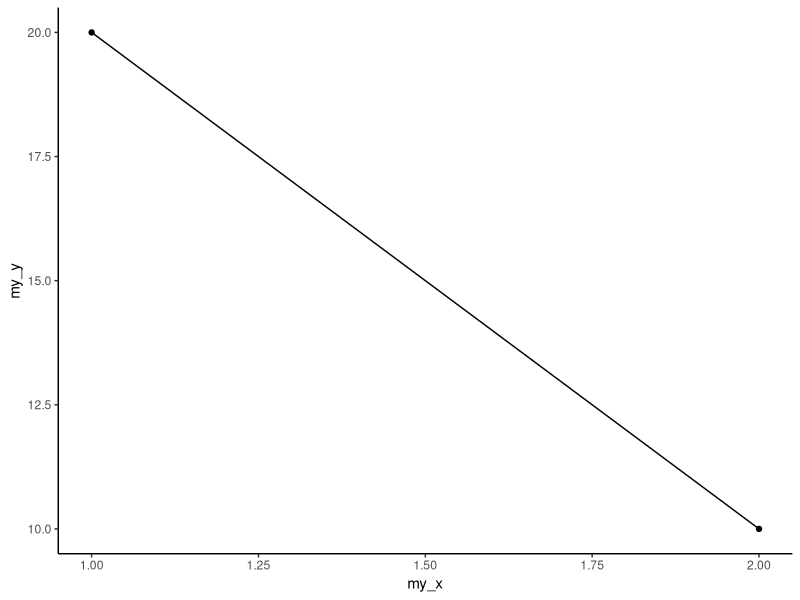

Source code (R): (Note: this script raises an error after producing the figure.)

#*************************************************************************
#*************************************************************************
#                  ** GGPLOT SESSION 1 (28 AUGUST 2019) **            ####
#*************************************************************************
#*************************************************************************


# If you are not working in a version control R Studio Project,
#  You will need to use setwd() to specify your working directory
#   Note: you will need to use forward slashes instead of backslashes (Wibdows default),
#   and remove the "#" at teh beginning of the line
#setwd("C:\Users\OneDrive - scion\Documents\1 - Workspace\R_sessions\R_session_ggplot1")


if(!require(ggplot2)){install.packages("ggplot2")}
if(!require(reshape2)){install.packages("reshape2")}
if(!require(dplyr)){install.packages("dplyr")} # part of tidyverse
if(!require(magrittr)){install.packages("magrittr")} # part of tidyverse
if(!require(gridExtra)){install.packages("gridExtra")}
if(!require(grid)){install.packages("grid")}

library(ggplot2)
library(reshape2)
library(dplyr) # part of tidyverse
library(magrittr) # part of tidyverse
library(gridExtra)
library(grid)


# Set a desired ggplot theme:
theme_set(theme_classic())




## Function to extract legend
g_legend<-function(a.gplot){
  tmp <- ggplot_gtable(ggplot_build(a.gplot))
  leg <- which(sapply(tmp$grobs, function(x) x$name) == "guide-box")
  legend <- tmp$grobs[[leg]]
  return(legend)}





#$$$$$$$ R Studio tips: #$$$$$$$$$$

# To navigate headers in this script, clip at the two little up/down arrows in
#   the bottom-left corner of this text editor window
# A heading gets generated when there's 4 or more "#" at the end of the line.
# If there's no text, the heading is blank. So to simply separate out sections,
#   I generally use one "#" and some other symbol to avoid getting a blank heading
# To search and/or replace something, use Ctrl+F to bring up the search bar at the top


#$$$$$$$ Writing tips: #$$$$$$$$$$

# Keep lines short - avoid horizontal scrolling to save time
# Column names are in CAPS (personal preference)
# Use spaces as you would in the English language - after commas, on either side of "=", etc.
# Leave lots of little comments - you may not remember certain details 6 months from now




#$$$$$$$$$$$$$$$$$$$$$$$$$$$$$$$$$$$$$$$$$$$$$$$$$$$$$$$$$$$$$$$$$$$$$$$
######################  GGPLOT BASICS ####################
#$$$$$$$$$$$$$$$$$$$$$$$$$$$$$$$$$$$$$$$$$$$$$$$$$$$$$$$$$$$$$$$$$$$$$$$


testdata = data.frame(my_x = c(1,2), my_y = c(20, 10))
testdata

# ggplot() takes from zero to 2 arguments in this order: data and mapping
ggplot(data = testdata, aes(x = my_x , y = my_y)) +
    geom_point() +
    geom_line()

# If you get the order wrong, ggplot will throw an error:
ggplot(aes(x = my_x , y = my_y), testdata) +
    geom_point() +
    geom_line()

# can remedy this by specifying the name of each argument:
ggplot(mapping = aes(x = my_x , y = my_y), data = testdata) +
    geom_point() +
    geom_line()

# You cannot omit the mapping/aes() argument, as it's needed for ggplot to know
#   where the points/line are to be drawn
ggplot(data = testdata) +
    geom_point() +
    geom_line()

# However, you can omit data argument, as long as you give the exact x an y coordinates
#   in the aes() call:
ggplot(mapping = aes(x = testdata$my_x, y = testdata$my_y)) +
    geom_point() +
    geom_line()

# You don't even need to refer to any dataframe at all,
#   as long as x and y gets the same number of entries:
ggplot(mapping = aes(x = c(1, 2), y = c(10, 20))) +
    geom_point() +
    geom_line()


# Data and mapping can be specified in ggplot() AND/OR geom_line (and other geoms).
# The order of these two arguments are reversed in the geoms, but ggplot will
#   remind you if you forget :)
# Of course you can specify the names of the arguments if there's a particular order
#   that you want to follow

ggplot() +
    geom_point(aes(x = my_x , y = my_y), testdata) +
    geom_line(aes(x = my_x , y = my_y), testdata)

# Usually the easiest way is to specify things that do not change between multiple
#   geoms in ggplot() call, and changeable things in individual geom_...() calls



# You can also get creative :)
ggplot() +
    geom_point(aes(x = c(2, 3), y = c(3, 3)), size = 2) +
    geom_point(aes(x = c(2, 3), y = c(3, 3)), size = 4.5, alpha = 0.4) +
    geom_curve(aes(x = 1.5, y = 2, xend = 3.5, yend = 2), curvature = 0.7) +
    geom_segment(aes(x = 1.8, y = 3.1, xend = 2.1, yend = 3.3)) +
    geom_segment(aes(x = 2.9, y = 3.3, xend = 3.2, yend = 3.1)) +
    lims(x = c(1, 4), y = c(1, 4)) +
    coord_fixed(ratio = 1) +
    geom_point(aes(x = 2.5, y = 2.25), shape = 25)




#$$$$$$$$$$$$$$$$$$$$$$$$$$$$$$$$$$$$$$$$$$$$$$$$$$$$$$$$$$$$$$$$$$$$$$$
######################      PLOTTING REAL DATA      ####################
#$$$$$$$$$$$$$$$$$$$$$$$$$$$$$$$$$$$$$$$$$$$$$$$$$$$$$$$$$$$$$$$$$$$$$$$

####--------------   _IMPORTING AND PREPPING REAL DATA  ------------####


# Plotting weather data

# Read in the weather data file
wx_all = read.csv("Athol_wx.csv", skip = 1)

# Check structure of the DATETIME column:
str(wx_all$DATETIME)


# Create a NEWDATETIME column, which is the same as DATETIME,
#   but in proper datetime format
wx_all$NEWDATETIME = as.POSIXct(wx_all$DATETIME, format = "%d/%m/%Y %H:%M")

# Ensure that the NEWDATETIME has the same values as DATETIME.
#   Then delete the DATETIME COLUMN:
wx_all = within(wx_all, rm(DATETIME))

# Rename NEWDATETIME to DATETIME:
names(wx_all)[names(wx_all) == "NEWDATETIME"] <- "DATETIME"

# Now that DATETIME is in POSIXct format, can use "<" and ">" and plot it more easily.

# Subset the dataframe to only retain 2018 weather:
wx_jan18 = wx_all[wx_all$DATETIME >= as.POSIXct("2018-01-01 00:00:00") &
                wx_all$DATETIME < as.POSIXct("2018-02-01 00:00:00"), ]


# Add some new columns to the wx_all dataset to be used later

wx_all$YEAR = substr(wx_all$DATETIME, 1, 4) # extract from 1st to 4th character
wx_all$MONTH = substr(wx_all$DATETIME, 6, 7) # extract from 6th to 7th character
wx_all$DAY = substr(wx_all$DATETIME, 9, 10) # extract from 9th to 10th character

# Convert month number to month abbreviation
wx_all$MONTH_ABB = factor(month.abb[as.numeric(wx_all$MONTH)], levels = month.abb)

# Create a new date column hwere you substitute the year with "0000"
#   The result is still in datetime format, but year has no effect
#   -> can plot multiple years together
wx_all$MONTH_DAY = as.POSIXct(gsub("\\d{4}", "0000", wx_all$DATETIME))



####--------------------   _LINE PLOTS  --------------------####


# Can create a basic plot of temperature over time:
ggplot(wx_jan18, aes(x = DATETIME, y = TEMP)) +
    geom_line()

# To plot multiple variables this way, would need to specify x and y
#   within the aesthetic separately for every line:
ggplot(wx_jan18) +
    geom_line(aes(x = DATETIME, y = TEMP), color = "green") +
    geom_line(aes(x = DATETIME, y = RH), color = "red")

# But how do we insert a legend? Include color in the aes() command!
#   Note: when inside aes(), you cannot specify the actual color of the line,
#         but only the NAME associated with that color in the legend
ggplot(wx_jan18) +
    geom_line(aes(x = DATETIME, y = TEMP, color = "green")) +
    geom_line(aes(x = DATETIME, y = RH, color = "red"))


# So it's better to use meaningful names:
ggplot(wx_jan18) +
    geom_line(aes(x = DATETIME, y = TEMP, color = "temp")) +
    geom_line(aes(x = DATETIME, y = RH, color = "RH"))

# Want to have control over actual colors of each variable?
#   -> use scale_color manual().
# Bonus: it also allows us to change legend lables if needed
ggplot(wx_jan18) +
    geom_line(aes(x = DATETIME, y = TEMP, color = "temp")) +
    geom_line(aes(x = DATETIME, y = RH, color = "RH")) +
    scale_color_manual(values = c("orange", "blue"), labels = c("RH (%)", "Temp (°C)"))
# Note1: to get the ° symbol, hold down ALT and press 248 on the number pad of the keyboard

# Want to change the position of the legend?
# Basic options include "top", "bottom", "right", "left", "none"
ggplot(wx_jan18) +
    geom_line(aes(x = DATETIME, y = TEMP, color = "temp")) +
    geom_line(aes(x = DATETIME, y = RH, color = "RH")) +
    scale_color_manual(values = c("orange", "blue"), labels = c("RH (%)", "Temp (°C)")) +
    theme(legend.position = "bottom")

# Note1: change the name of the COLOR legend with:
#    + labs(color = "Your custom name")
# Note2: remove the legend title with:
#   + theme(legend.title = element_blank())

# Try it here!






# labs() allows us to change x-axis and y-axis labels, title, subtitle,
#   and title of any legend you may have
ggplot(wx_jan18) +
    geom_line(aes(x = DATETIME, y = TEMP, color = "temp")) +
    geom_line(aes(x = DATETIME, y = RH, color = "RH")) +
    scale_color_manual(values = c("orange", "blue"), labels = c("RH (%)", "Temp (°C)")) +
    theme(legend.position = "bottom") +
    labs(color = "Variables: ", title = "My title", subtitle = "My subtitle", x = "Date", y = "Value")


# Can customize other stuff aside from color: line type, line width, transparency
ggplot(wx_jan18) +
    geom_line(aes(x = DATETIME, y = TEMP),
              color = "blue", linetype = 6, alpha = 0.5, lwd = 1.5)

# Look at the "Linetypes and point shapes.png" for linetypes



####--------------------   _POINT PLOTS  --------------------####


# SHAPES, COLOR AND FILL

# show help document with point hapes, line widths, colors, etc.

# While lines only have color, points can have color and/or fill:
ggplot() +
    geom_point(aes(x = 1, y = 1), shape = 1, size = 7, color = "blue", fill = "orange") +
    geom_point(aes(x = 2, y = 1), shape = 19, size = 7, color = "blue", fill = "orange") +
    geom_point(aes(x = 3, y = 1), shape = 21, size = 7, color = "blue", fill = "orange")
# Note that these different shapes react to color and fill arguments differntly


# By default geom_point uses shape = 19
ggplot(wx_jan18) +
    geom_point(aes(x = DATETIME, y = TEMP), color = "red")

# Look at the "Linetypes and point shapes.png" for point shapes



# Challenge:
# Try using different shapes, sizes and colors here



# ADDING A TRENDLINE

# Note that if aesthethics are recycled, it's more efficient to place all aes() info
#   into the main ggplot() call

# Default:
ggplot(wx_jan18, aes(x = DATETIME, y = TEMP)) +
    geom_point() +
    geom_smooth()

# Trend line:
ggplot(wx_jan18, aes(x = DATETIME, y = TEMP)) +
    geom_point() +
    geom_smooth(method = "lm", se = F)




#$$$$$$$$$$$$$$$$$$$$$$$$$$$$$$$$$$$$$$$$$$$$$$$$$$$$$$$$$$$$$$$$$$$$$$$
######################  CUSTOM THEMES ####################
#$$$$$$$$$$$$$$$$$$$$$$$$$$$$$$$$$$$$$$$$$$$$$$$$$$$$$$$$$$$$$$$$$$$$$$$

# If you don't like the default look of ggplot graphs - not a problem!
# We can customize EVERYTHING


# Easy shortcut to change the look is by using pre-built themes
ggplot(wx_jan18, aes(x = DATETIME, y = TEMP, color = RH)) +
    geom_point() +
    labs(title = "Title", x = "X label", y ="Y label") +
    theme_bw()


# Note: theme_grey is the default

# Challenge:
# Try using theme_linedraw(), theme_light(), theme_dark(), theme_minimal(),
#   theme_classic(), theme_void(), and theme_test()


# You can also make small changes in the individual plots.
# See https://ggplot2.tidyverse.org/reference/theme.html for all options.
#   There are a lot...
ggplot(wx_jan18, aes(x = DATETIME, y = TEMP, color = RH)) +
    geom_point() +
    labs(title = "Title", x = "X label", y ="Y label") +
    theme(panel.background=element_rect(colour=NA,fill = "ivory2"),
          axis.text = element_text(color = "blue"),
          axis.title=element_text(size = 12, color = "red"),
          legend.background = element_rect("goldenrod"),
          panel.grid.major = element_line(color = "black"),
          panel.grid.minor = element_line(color = "grey60"))





# You can also modify your ggplot theme once, and it will apply to all plots in
#   the current R Studio session
# This is my custom theme:

old_theme = theme_update(
  panel.background=element_rect(colour=NA,fill = "white"),
  axis.line = element_line(colour = "black"),
  axis.text = element_text(size = 14),
  axis.title=element_text(size = 16),
  axis.title.x = element_text(margin = margin(t = 7)),
  axis.title.y = element_text(margin = margin(r = 10)),
  plot.title = element_text(size=20, margin = margin(t = 3, b = 20)),
  legend.text=element_text(size = 14),
  legend.title=element_text(size = 14),
  text = element_text(size = 20),
  legend.key = element_rect(fill = "white"),
  legend.background = element_rect(fill = NA),
  legend.position = "right",
  panel.grid.major = element_blank(),
  panel.grid.minor = element_blank())


# Check out the new theme at work:
ggplot(wx_jan18, aes(x = DATETIME, y = TEMP, color = RH)) +
    geom_point() +
    labs(title = "Title", x = "X label", y ="Y label")


# Now, reset the theme by setting it to theme_grey (as it was originally):
theme_set(theme_grey())

ggplot(wx_jan18, aes(x = DATETIME, y = TEMP, color = RH)) +
    geom_point() +
    labs(title = "Title", x = "X label", y ="Y label")

# Note: can set it to any of the complete themes that come with ggplot



# Challenge:
# Create your own custom theme by modifying the one above and adding to it from
#   the list of elements at https://ggplot2.tidyverse.org/reference/theme.html











#$$$$$$$$$$$$$$$$$$$$$$$$$$$$$$$$$$$$$$$$$$$$$$$$$$$$$$$$$$$$$$$$$$$$$$$
######################  PLOT MULTIPLE VARIABLES ####################
#$$$$$$$$$$$$$$$$$$$$$$$$$$$$$$$$$$$$$$$$$$$$$$$$$$$$$$$$$$$$$$$$$$$$$$$

# If you want to have multiple of the same geom for multiple variables,
#   can do it the long way:

ggplot(wx_jan18, aes(x = DATETIME)) +
    geom_line(aes(y = TEMP, color = "Temp")) +
    geom_line(aes(y = RH, color = "RH")) +
    geom_line(aes(y = WD, color = "WD")) +
    geom_line(aes(y = WS, color = "WS")) +
    geom_line(aes(y = PRECIP, color = "PRECIP"))


# Or, we can "melt" the dataset: reshape it from wide to long format, and group
#   multiple variables of interest into a "variable" column, and their values into
#   the "value" column:

wx_jan18_melt = melt(wx_jan18, id.vars = c("DATETIME"))

# This allows us to plot multiple variables all at once (more space-efficient)
ggplot(wx_jan18_melt, aes(x = DATETIME, y = value, color = variable)) +
    geom_line()



# Challenge:
# Draw WD with points, precip with columns, and the rest with lines
#   hint: it's easier using the non-melted data







# Solution:
# melted data:
ggplot(wx_jan18_melt[wx_jan18_melt$variable %in% c("TEMP", "RH", "WS"), ],
       aes(x = DATETIME, y = value,
             color = variable, fill = variable)) +
    geom_line() +
    geom_col(data = wx_jan18_melt[wx_jan18_melt$variable %in% c("PRECIP"), ]) +
    geom_point(data = wx_jan18_melt[wx_jan18_melt$variable %in% c("WD"), ])

# non-melted data:
ggplot(data = wx_jan18, aes(x = DATETIME)) +
    geom_line(aes(y = TEMP, color = "Temp")) +
    geom_line(aes(y = RH, color = "RH")) +
    geom_line(aes(y = WS, color = "Wind speed")) +
    geom_point(aes(y = WD, color = "Wind dir")) +
    geom_col(aes(y = PRECIP, fill = "Precip")) +
    labs(fill = "") +
    guides(color = guide_legend(order = 1), fill = guide_legend(order = 2)) +
    theme(legend.spacing.y = unit(0, 'cm'))




# The legend doesn't look right... To fix it, need to do some creative stuff
#   - remove the fill legend by using show.legend = F in geom_col()
#   - create a dummy geom_point for "Precip" with a point size of -Inf (makes it invisible)
#   - overrride the linetype, shape and size of the legend element susing override.aes

ggplot(data = wx_jan18, aes(x = DATETIME)) +
    geom_line(aes(y = TEMP, color = "Temp")) +
    geom_line(aes(y = RH, color = "RH")) +
    geom_line(aes(y = WS, color = "Wind speed")) +
    geom_point(aes(y = WD, color = "Wind dir")) +
    geom_col(aes(y = PRECIP, fill = "Precip"), show.legend = F) +
    geom_point(aes(y = PRECIP, color = "Precip"), size = -Inf) +
    guides(color = guide_legend(override.aes = list(linetype = c(1, 1, 1, NA, 1),
                                                    shape = c(NA, NA, NA, 19, NA),
                                                    size = c(6, 0.7, 0.7, 1.6, 0.7))))


# Can also reorder legend elements using scale_color_discrete(breaks = ...)
#   but note that we'll need to redo the order in override.aes!
ggplot(data = wx_jan18, aes(x = DATETIME)) +
    geom_line(aes(y = TEMP, color = "Temp")) +
    geom_line(aes(y = RH, color = "RH")) +
    geom_line(aes(y = WS, color = "Wind speed")) +
    geom_point(aes(y = WD, color = "Wind dir")) +
    geom_col(aes(y = PRECIP, fill = "Precip"), show.legend = F) +
    geom_point(aes(y = PRECIP, color = "Precip"), size = -Inf) +
    guides(color = guide_legend(override.aes = list(linetype = c(1, 1, 1, NA, 1),
                                                    shape = c(NA, NA, NA, 19, NA),
                                                    size = c(0.7, 0.7, 0.7, 1.6, 6)))) +
    scale_color_discrete(breaks = c("Temp", "RH", "Wind speed", "Wind dir", "Precip"))
    

# Challenge:
#   - Add plot title, change x axis label, y axis label, legend label.
#   - Change color scheme
#   - Place legend on top or bottom








# Challenge:
# Make the same plot, but for February 2018
# Hint: refer to the end of PRE-PROCESSING WEATHER DATA section,
#   and use square brackets to subset the wx_all dataset













